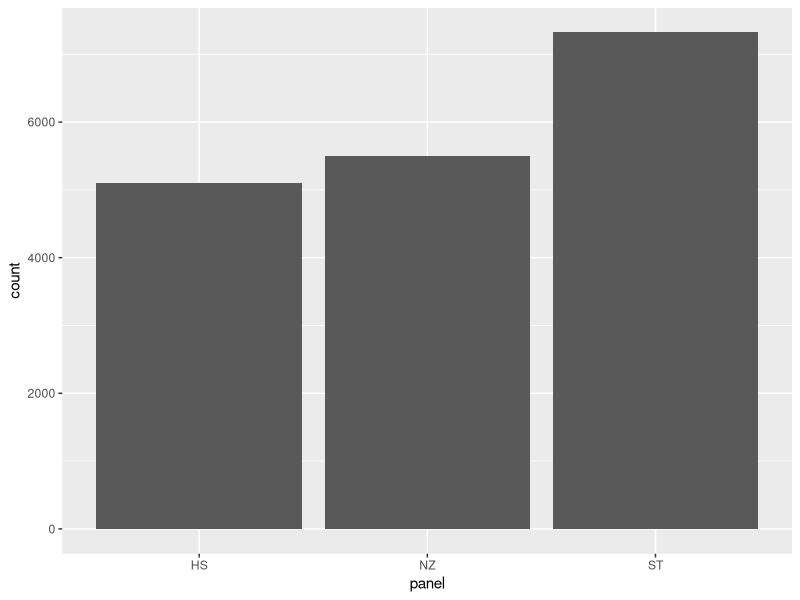
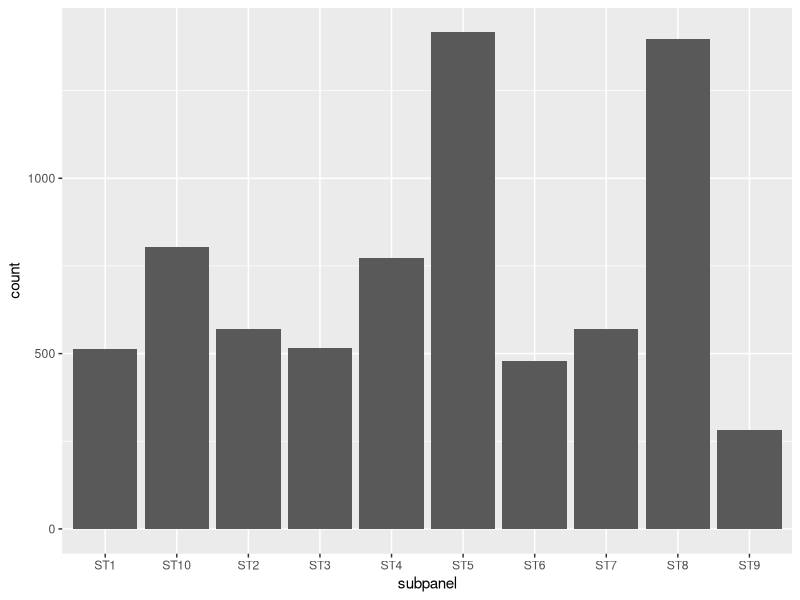
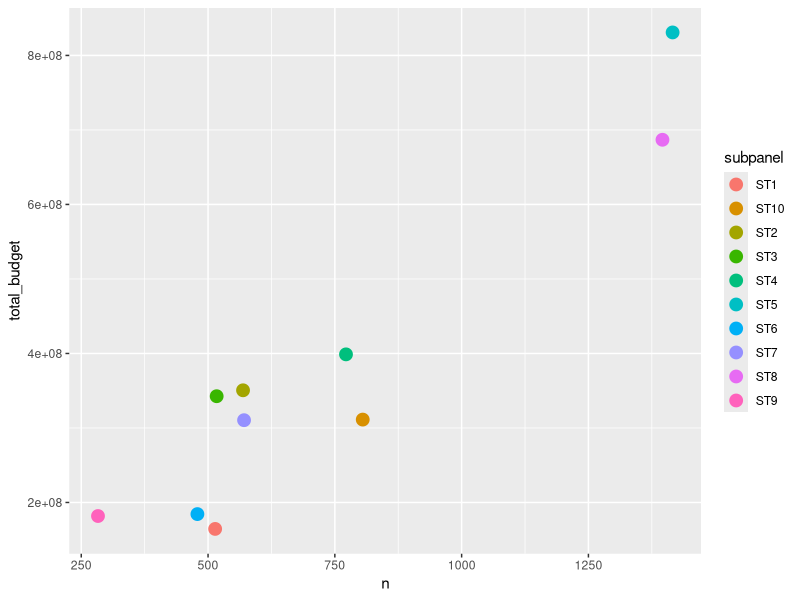
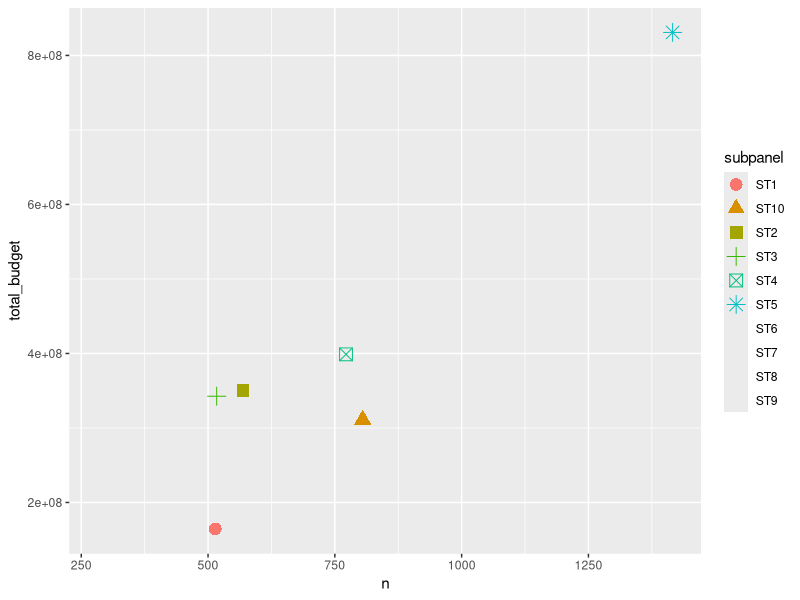
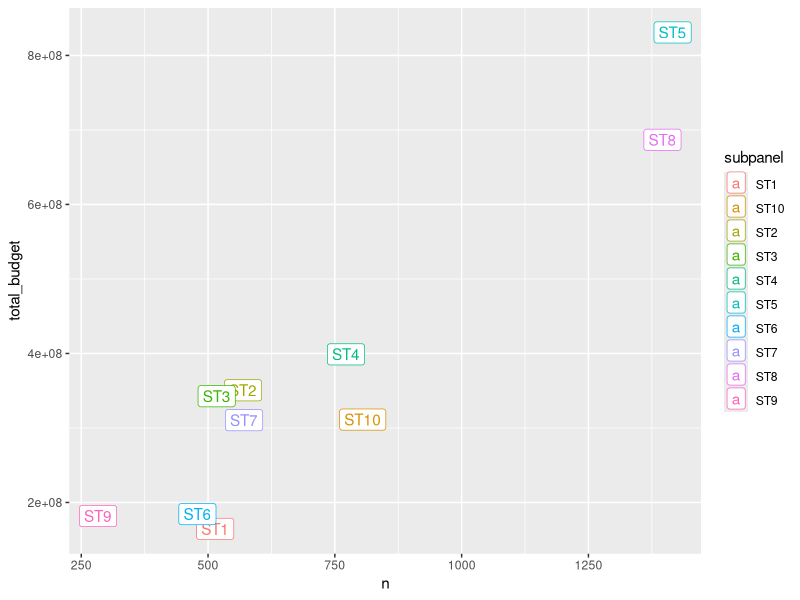
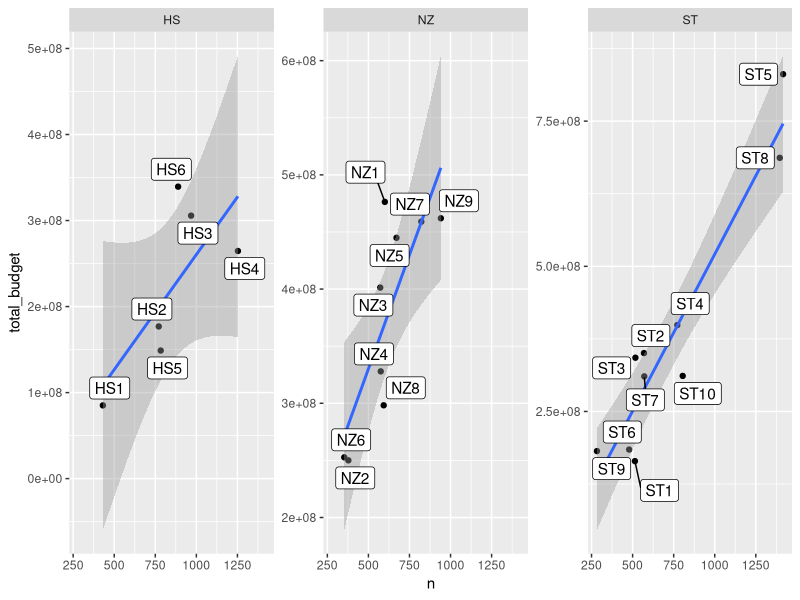
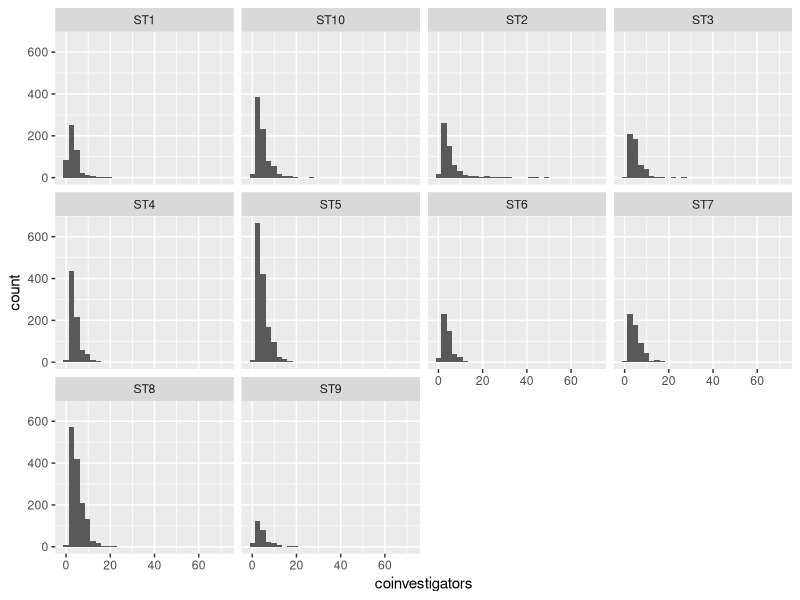
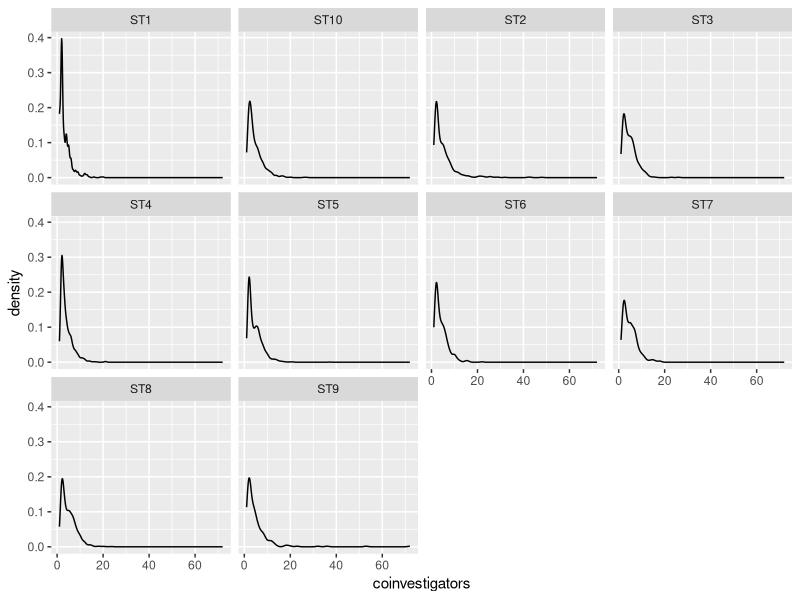

These figures' R source, in order:
library(ggplot2)
library(dplyr)

dane <- read.csv("./data/ncn_grants.csv")

ggplot(data = dane, mapping = aes(x = panel)) +
  geom_bar()

filter(dane, panel == "ST") %>% 
  ggplot(aes(x = subpanel)) +
  geom_bar()

filter(dane, panel == "ST") %>% 
  group_by(subpanel) %>% 
  summarise(n = length(budget),
            total_budget = sum(budget)) %>% 
  ggplot(aes(x = n, y = total_budget, 
             color = subpanel)) +
  geom_point(size = 4)

filter(dane, panel == "ST") %>% 
  group_by(subpanel) %>% 
  summarise(n = length(budget),
            total_budget = sum(budget)) %>% 
  ggplot(aes(x = n, y = total_budget, 
             color = subpanel, shape = subpanel)) +
  geom_point(size = 4)

filter(dane, panel == "ST") %>% 
  group_by(subpanel) %>% 
  summarise(n = length(budget),
            total_budget = sum(budget)) %>% 
  ggplot(aes(x = n, y = total_budget, 
             color = subpanel, label = subpanel)) +
  geom_label()

library(ggrepel)

group_by(dane, panel, subpanel) %>% 
  summarise(n = length(budget),
            total_budget = sum(budget)) %>% 
  ggplot(aes(x = n, y = total_budget, 
             label = subpanel)) +
  geom_point() +
  geom_smooth(method = "lm") +
  geom_label_repel() +
  facet_wrap(~ panel, scales = "free_y")

filter(dane, panel == "ST") %>% 
  ggplot(aes(x = coinvestigators)) +
  geom_histogram() +
  facet_wrap(~ subpanel)

filter(dane, panel == "ST") %>% 
  ggplot(aes(x = coinvestigators)) +
  geom_density() +
  facet_wrap(~ subpanel)

filter(dane, panel == "ST") %>% 
  ggplot(aes(x = subpanel, y = coinvestigators)) +
  geom_boxplot()

filter(dane, panel == "ST") %>% 
  ggplot(aes(x = subpanel, y = budget)) +
  geom_boxplot()

filter(dane, panel == "ST") %>% 
  ggplot(aes(x = subpanel, y = budget)) +
  geom_boxplot() +
  geom_violin(fill = NA)


ggplot(dane, aes(x = subpanel, y = budget)) +
  geom_boxplot(outlier.color = NA) +
  geom_violin(fill = NA) +
  facet_wrap(~ panel, ncol = 1, scales = "free_x")


